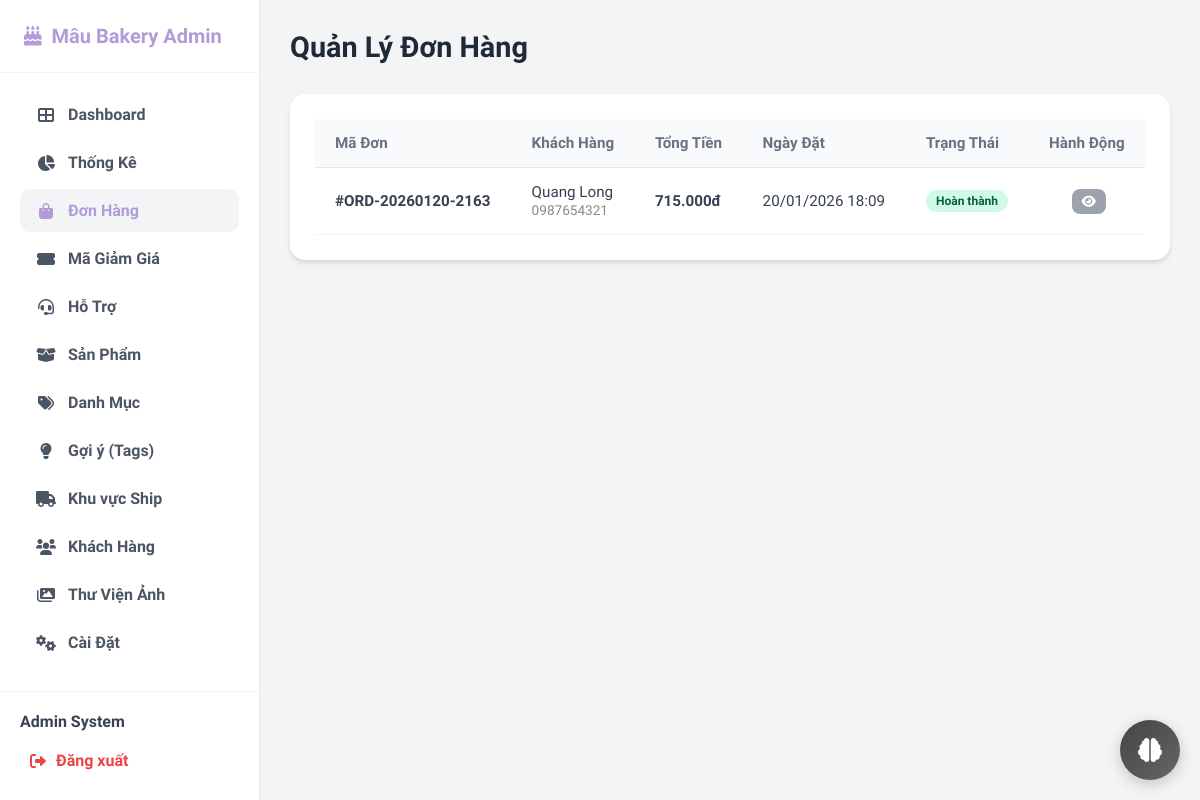
The app's page /admin/orders.php (signed in), older data.
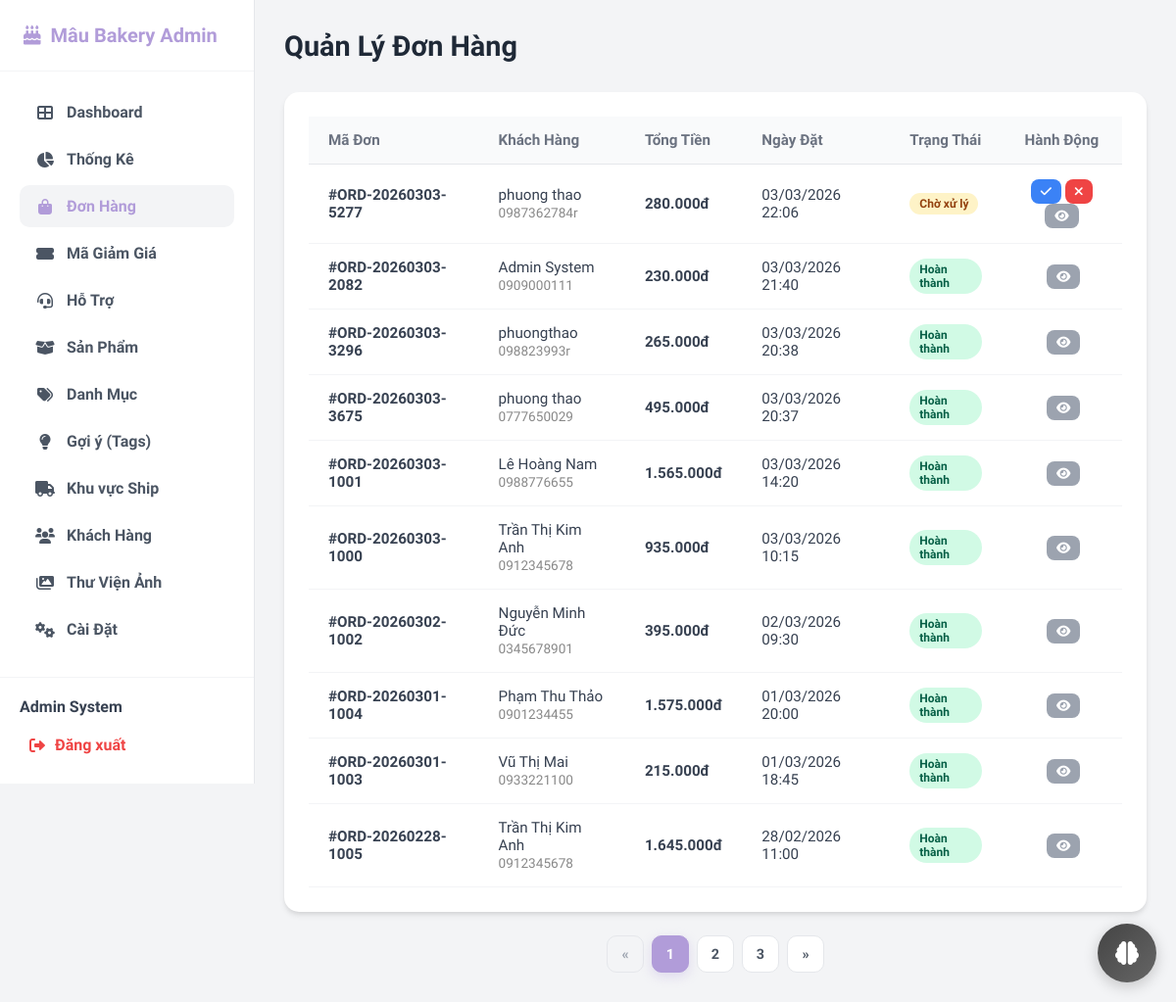
The same page, newer data.
### tables this page shows
CREATE TABLE `orders` (
  `id` int(11) NOT NULL AUTO_INCREMENT,
  `user_id` int(11) DEFAULT NULL,
  `order_code` varchar(20) NOT NULL,
  `total_amount` decimal(10,2) NOT NULL,
  `shipping_fee` decimal(10,2) DEFAULT 0.00,
  `discount_amount` decimal(10,2) DEFAULT 0.00,
  `payment_method` enum('cod','banking','momo') DEFAULT 'cod',
  `status` enum('pending','confirmed','shipping','completed','failed','cancelled') DEFAULT 'pending',
  `payment_status` enum('unpaid','paid','refunded') DEFAULT 'unpaid',
  `note` text DEFAULT NULL,
  `recipient_name` varchar(100) NOT NULL,
  `recipient_phone` varchar(20) NOT NULL,
  `shipping_address` text NOT NULL,
  `is_active` tinyint(1) DEFAULT 1,
  `created_at` datetime DEFAULT current_timestamp(),
  PRIMARY KEY (`id`),
  UNIQUE KEY `order_code` (`order_code`),
  KEY `user_id` (`user_id`),
  CONSTRAINT `fk_orders_users` FOREIGN KEY (`user_id`) REFERENCES `users` (`id`) ON DELETE SET NULL
);

### admin/controllers/OrderManagerController.php (called while the page is built, shortened)
<?php
require_once 'includes/functions.php';
require_once '../config/db.php';
$limit = 10;
$current_page = isset($_GET['page_no']) ? intval($_GET['page_no']) : 1;
$stmt_count = $conn->query("SELECT COUNT(*) FROM orders");
$total_records = $stmt_count->fetchColumn();
$pagin = get_pagination_params($total_records, $current_page, $limit);
$offset = $pagin['offset'];
$total_pages = $pagin['total_pages'];
$current_page = $pagin['current_page'];
$stmt = $conn->prepare("SELECT * FROM orders ORDER BY created_at DESC LIMIT :limit OFFSET :offset");
$stmt->bindParam(':limit', $limit, PDO::PARAM_INT);
$stmt->bindParam(':offset', $offset, PDO::PARAM_INT);
$stmt->execute();
$orders = $stmt->fetchAll();
?>

### admin/orders.php (the view, shortened to what the changed rows need)
<?php
require_once 'controllers/OrderManagerController.php';
include 'includes/header.php';
?>
<link rel="stylesheet" href="assets/css/orders.css">
<div class="header-bar">
    <h1 class="page-title">Quản Lý Đơn Hàng</h1>
</div>
<div class="glass-panel p-0 overflow-hidden">
    <table class="table mb-0">
        <thead>
            <tr>
                <th>Mã Đơn</th>
                <th>Khách Hàng</th>
                <th>Tổng Tiền</th>
                <th>Ngày Đặt</th>
                <th>Trạng Thái</th>
                <th style="text-align: center;">Hành Động</th>
            </tr>
        </thead>
        <tbody>
            <?php foreach ($orders as $order): ?>
                <?php
                $status_colors = [
                    'pending' => 'bg-warning',
                    'confirmed' => 'bg-info',
                    'shipping' => 'bg-primary',
                    'completed' => 'bg-success',
                    'cancelled' => 'bg-danger'
                ];
                $status_labels = [
                    'pending' => 'Chờ xử lý',
                    'confirmed' => 'Đã xác nhận',
                    'shipping' => 'Đang giao',
                    'completed' => 'Hoàn thành',
                    'cancelled' => 'Đã hủy'
                ];
                $badge_class = $status_colors[$order['status']] ?? 'bg-secondary';
                ?>
                <tr>
                    <td class="font-bold">#<?php echo $order['order_code']; ?></td>
                    <td>
                        <?php echo htmlspecialchars($order['recipient_name']); ?><br>
                        <small class="text-small-gray">
                            <?php echo $order['recipient_phone']; ?>
                        </small>
                    </td>
                    <td class="text-accent-bold">
                        <?php echo number_format($order['total_amount'], 0, ',', '.'); ?>đ
                    </td>
                    <td class="text-gray">
                        <?php echo date('d/m/Y H:i', strtotime($order['created_at'])); ?>
                    </td>
                    <td>
                        <span class="badge <?php echo $badge_class; ?>">
                            <?php echo $status_labels[$order['status']] ?? $order['status']; ?>
                        </span>
                    </td>
                    <td style="text-align: center;">
                        <form method="POST" style="display: inline-block;">
                            <?php if ($order['status'] == 'pending'): ?>
                                <button type="submit" name="new_status" value="confirmed" class="btn btn-sm btn-info"
                                    title="Xác nhận đơn">
                                    <i class="fas fa-check"></i>
                                </button>
                            <?php endif; ?>
                            <?php if (!in_array($order['status'], ['completed', 'cancelled'])): ?>
                                <button type="submit" name="new_status" value="cancelled" class="btn btn-sm btn-danger"
                                    title="Hủy đơn" onclick="return confirm('Bạn chắc chắn muốn hủy đơn này?');">
                                    <i class="fas fa-times"></i>
                                </button>
                            <?php endif; ?>
                        </form>
                        <a href="order_detail.php?id=<?php echo $order['id']; ?>" class="btn btn-sm btn-secondary" title="Xem chi tiết">
                            <i class="fas fa-eye"></i>
                        </a>
                    </td>
                </tr>
            <?php endforeach; ?>
        </tbody>
    </table>
</div>
<?php echo render_pagination($current_page, $total_pages, 'orders.php?'); ?>
<?php include 'includes/footer.php'; ?>

### admin/includes/functions.php (shortened to what the changed rows need)
<?php
function get_pagination_params($total_records, $current_page, $limit) {
    $total_pages = ceil($total_records / $limit);
    $offset = ($current_page - 1) * $limit;
    return [
        'offset' => $offset,
        'total_pages' => $total_pages,
        'current_page' => $current_page
    ];
}
function render_pagination($current_page, $total_pages, $base_url) {
    if ($total_pages <= 1) return '';
    $html = '<nav aria-label="Page navigation" class="mt-4"><ul class="pagination justify-content-center">';
    $prev_class = ($current_page <= 1) ? 'disabled' : '';
    $prev_url = ($current_page > 1) ? $base_url . '&page_no=' . ($current_page - 1) : '#';
    $html .= "<li class='page-item $prev_class'><a class='page-link' href='$prev_url'>&laquo;</a></li>";
    for ($i = 1; $i <= $total_pages; $i++) {
        $active_class = ($i == $current_page) ? 'active' : '';
        $html .= "<li class='page-item $active_class'><a class='page-link' href='{$base_url}&page_no=$i'>$i</a></li>";
    }
    $next_class = ($current_page >= $total_pages) ? 'disabled' : '';
    $next_url = ($current_page < $total_pages) ? $base_url . '&page_no=' . ($current_page + 1) : '#';
    $html .= "<li class='page-item $next_class'><a class='page-link' href='$next_url'>&raquo;</a></li>";
    $html .= '</ul></nav>';
    return $html;
}
?>

Row changes from the older to the newer data that the page shows:
no longer on this page (row unchanged): orders: order_code "ORD-20260120-2163", recipient_name "Quang Long", recipient_phone "0987654321", total_amount "715.000", created_at "20/01/2026 18:09", status "Hoàn thành"
added orders: order_code "ORD-20260303-5277", recipient_name "phuong thao", recipient_phone "0987362784r", total_amount "280.000", created_at "03/03/2026 22:06", status "Chờ xử lý"
added orders: order_code "ORD-20260303-2082", recipient_name "Admin System", recipient_phone "0909000111", total_amount "230.000", created_at "03/03/2026 21:40", status "Hoàn thành"
added orders: order_code "ORD-20260303-3296", recipient_name "phuongthao", recipient_phone "098823993r", total_amount "265.000", created_at "03/03/2026 20:38", status "Hoàn thành"
added orders: order_code "ORD-20260303-3675", recipient_name "phuong thao", recipient_phone "0777650029", total_amount "495.000", created_at "03/03/2026 20:37", status "Hoàn thành"
added orders: order_code "ORD-20260303-1001", recipient_name "Lê Hoàng Nam", recipient_phone "0988776655", total_amount "1.565.000", created_at "03/03/2026 14:20", status "Hoàn thành"
added orders: order_code "ORD-20260303-1000", recipient_name "Trần Thị Kim Anh", recipient_phone "0912345678", total_amount "935.000", created_at "03/03/2026 10:15", status "Hoàn thành"
added orders: order_code "ORD-20260302-1002", recipient_name "Nguyễn Minh Đức", recipient_phone "0345678901", total_amount "395.000", created_at "02/03/2026 09:30", status "Hoàn thành"
added orders: order_code "ORD-20260301-1004", recipient_name "Phạm Thu Thảo", recipient_phone "0901234455", total_amount "1.575.000", created_at "01/03/2026 20:00", status "Hoàn thành"
added orders: order_code "ORD-20260301-1003", recipient_name "Vũ Thị Mai", recipient_phone "0933221100", total_amount "215.000", created_at "01/03/2026 18:45", status "Hoàn thành"
added orders: order_code "ORD-20260228-1005", recipient_name "Trần Thị Kim Anh", recipient_phone "0912345678", total_amount "1.645.000", created_at "28/02/2026 11:00", status "Hoàn thành"
Text that changed along with them:
new list line: "1"
new list line: "2"
new list line: "3"
